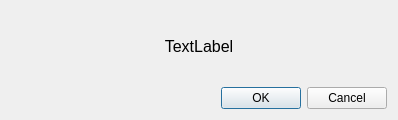
<?xml version="1.0" encoding="UTF-8"?>
<ui version="4.0">
 <class>Dialog</class>
 <widget class="QDialog" name="Dialog">
  <property name="geometry">
   <rect>
    <x>0</x>
    <y>0</y>
    <width>398</width>
    <height>120</height>
   </rect>
  </property>
  <property name="windowTitle">
   <string>Dialog</string>
  </property>
  <layout class="QVBoxLayout" name="verticalLayout">
   <item>
    <widget class="QLabel" name="error_message_label">
     <property name="font">
      <font>
       <family>MS Shell Dlg 2</family>
       <pointsize>12</pointsize>
      </font>
     </property>
     <property name="text">
      <string>TextLabel</string>
     </property>
     <property name="alignment">
      <set>Qt::AlignCenter</set>
     </property>
    </widget>
   </item>
   <item>
    <widget class="QDialogButtonBox" name="buttonBox">
     <property name="orientation">
      <enum>Qt::Horizontal</enum>
     </property>
     <property name="standardButtons">
      <set>QDialogButtonBox::Cancel|QDialogButtonBox::Ok</set>
     </property>
    </widget>
   </item>
  </layout>
 </widget>
 <resources/>
 <connections>
  <connection>
   <sender>buttonBox</sender>
   <signal>accepted()</signal>
   <receiver>Dialog</receiver>
   <slot>accept()</slot>
   <hints>
    <hint type="sourcelabel">
     <x>248</x>
     <y>254</y>
    </hint>
    <hint type="destinationlabel">
     <x>157</x>
     <y>274</y>
    </hint>
   </hints>
  </connection>
  <connection>
   <sender>buttonBox</sender>
   <signal>rejected()</signal>
   <receiver>Dialog</receiver>
   <slot>reject()</slot>
   <hints>
    <hint type="sourcelabel">
     <x>316</x>
     <y>260</y>
    </hint>
    <hint type="destinationlabel">
     <x>286</x>
     <y>274</y>
    </hint>
   </hints>
  </connection>
 </connections>
</ui>
